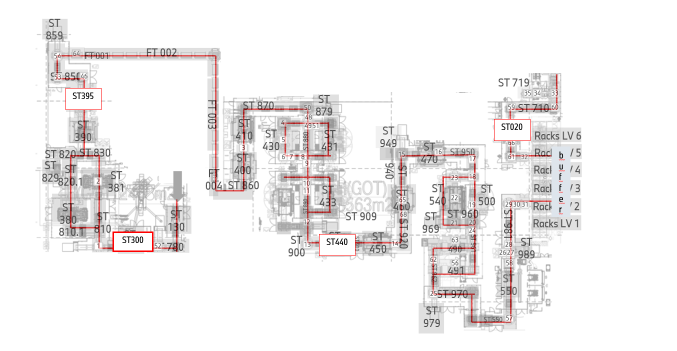
#> input picture assets/source/line_layout_paths.png, 1354 x 702 px (shown at 1/2 size)
$ python build_line_layout.py
#> lines starting #> are read from the running program, lines starting #| are printed output that depends on the picture; after the words box and inside, x2 and y2 are one past the last pixel; in counts of white or black regions, pixels touching at a corner belong together
"""Build the embedded line layout from the drawing of the conveyor path.

Run once whenever the layout drawing changes (not used by the app at runtime):

    pip install opencv-python-headless scikit-image scipy numpy pillow
    python tools/build_line_layout.py

Inputs (assets/source/):
    line_layout_paths.png   layout with the conveyor path drawn in red. White boxes with a red border carry the
                            name of a station whose label is hidden (e.g. "ST395"); the light grey-blue box with
                            the word "buffer" is the buffer.
    layout_labels.png       the same layout without the red path (any scale / crop): used to restore the drawing
                            under the red lines in the background image.

Outputs:
    assets/line_layout.png  background image (red path removed)
    line_layout_data.py     conveyor graph (nodes, edges with polylines) and the station table

Station positions: STATION_LABELS below gives the centre of every station label in line_layout_paths.png pixels.
Each station is attached to the nearest point of the drawn path (stations farther than MAX_SNAP_PX are rejected).
To add or move a station, edit STATION_LABELS and run the script again.
"""

from __future__ import annotations

import io
import pprint
import subprocess
from pathlib import Path

import cv2
import numpy as np
from PIL import Image
from scipy import ndimage as ndi
from skimage.morphology import skeletonize

ROOT = Path(__file__).resolve().parents[1]
SRC_PATHS = ROOT / "assets" / "source" / "line_layout_paths.png"
SRC_CLEAN = ROOT / "assets" / "source" / "layout_labels.png"
OUT_IMAGE = ROOT / "assets" / "line_layout.png"
OUT_DATA = ROOT / "line_layout_data.py"

MAX_SNAP_PX = 45.0
BUFFER_COLOR = (222, 229, 236)

# Centre of each station label in line_layout_paths.png (x, y) [px]. Boxes drawn by hand are found automatically.
STATION_LABELS: dict[str, tuple[float, float]] = {
    "FT001": (199, 111),
    "FT002": (333, 105),
    "FT003": (420, 225),
    "FT004": (427, 356),
    "ST850": (144, 153),
    "ST390": (166, 259),
    "ST820": (131, 312),
    "ST830": (199, 305),
    "ST829": (100, 343),
    "ST820.1": (140, 350),
    "ST381": (232, 360),
    "ST380": (137, 429),
    "ST810.1": (140, 460),
    "ST810": (205, 445),
    "ST780": (346, 494),
    "ST130": (354, 438),
    "ST870": (517, 211),
    "ST410": (488, 262),
    "ST400": (485, 323),
    "ST860": (497, 370),
    "ST430": (547, 291),
    "ST880": (612, 282),
    "ST431": (660, 278),
    "ST433": (655, 392),
    "ST890": (605, 410),
    "ST900": (593, 490),
    "ST910": (712, 485),
    "ST450": (756, 485),
    "ST920": (804, 476),
    "ST460": (803, 398),
    "ST940": (779, 341),
    "ST470": (864, 303),
    "ST950": (932, 303),
    "ST540": (876, 386),
    "ST500": (969, 388),
    "ST960": (903, 431),
    "ST961": (948, 490),
    "ST490": (910, 497),
    "ST491": (911, 535),
    "ST962": (869, 546),
    "ST970": (915, 588),
    "ST550": (1017, 566),
    "ST981": (1016, 460),
    "ST989": (1053, 494),
    "ST710": (1066, 212),
}
NAMED_PLACES = {"BUFFER": "Buffer"}  # key -> display name of places that are not numbered stations

# Flow direction: carriers enter the drawn line at FLOW_START and leave it at FLOW_END. The way between them is the
# main line; side branches that leave and rejoin it run in the same direction, except the loops listed in
# RECIRCULATION (a station on them), which carry carriers back upstream: 18 -> 19 (ST 500) -> 20 -> 21 -> ST 540
# -> 23 -> 18. Dead ends and pieces attached at one point only can be travelled both ways.
FLOW_START = "ST130"
FLOW_END = "BUFFER"
RECIRCULATION = ["ST540"]

NB8 = [(-1, -1), (-1, 0), (-1, 1), (0, -1), (0, 1), (1, -1), (1, 0), (1, 1)]


# --------------------------------------------------------------------------- #
# Image analysis
# --------------------------------------------------------------------------- #
def red_mask(rgb: np.ndarray) -> np.ndarray:
    a = rgb.astype(int)
    return (a[..., 0] - np.maximum(a[..., 1], a[..., 2])) > 30


def find_buffer(rgb: np.ndarray) -> dict:
    a = rgb.astype(int)
    m = np.all(np.abs(a - np.array(BUFFER_COLOR)) <= 4, axis=2)
    lab, n = ndi.label(m)
    sizes = ndi.sum(m, lab, range(1, n + 1))
    ys, xs = np.nonzero(lab == int(np.argmax(sizes)) + 1)
    return {"x0": int(xs.min()), "y0": int(ys.min()), "x1": int(xs.max()) + 1, "y1": int(ys.max()) + 1}


def ocr_line(gray: np.ndarray) -> str:
    im = Image.fromarray(gray)
    im = im.resize((im.width * 4, im.height * 4), Image.BICUBIC)
    buf = io.BytesIO()
    im.save(buf, format="PNG")
    out = subprocess.run(["tesseract", "stdin", "stdout", "--psm", "7"], input=buf.getvalue(), capture_output=True)
    return out.stdout.decode().strip().replace(" ", "").upper()


def find_name_boxes(rgb: np.ndarray, red: np.ndarray) -> list[dict]:
    """White boxes framed in red, with the station name written inside."""
    gray = np.asarray(Image.fromarray(rgb).convert("L"))
    inside = ndi.binary_fill_holes(red) & ~red
    lab, _n = ndi.label(inside)
    boxes = []
    for i, sl in enumerate(ndi.find_objects(lab), start=1):
        region = lab[sl] == i
        if region.sum() < 300 or (gray[sl][region] >= 245).mean() < 0.8:
            continue
        y0, y1, x0, x1 = sl[0].start, sl[0].stop, sl[1].start, sl[1].stop
        boxes.append({"key": ocr_line(gray[y0 + 3 : y1 - 3, x0 + 3 : x1 - 3]), "x0": x0, "y0": y0, "x1": x1, "y1": y1})
    return boxes


def degree(sk: np.ndarray) -> np.ndarray:
    return (ndi.convolve(sk.astype(int), np.ones((3, 3), int), mode="constant") - sk) * sk


# [100 lines left out: functions prune_spurs, skeleton_graph, not called in this run]


# --------------------------------------------------------------------------- #
# Graph editing
# --------------------------------------------------------------------------- #
def poly_len(pts) -> float:
    p = np.asarray(pts, float)
    return float(np.hypot(*np.diff(p, axis=0).T).sum()) if len(p) > 1 else 0.0


# [47 lines left out: functions project, split_edge, nearest_edge, degrees, not called in this run]


def inside(box, x, y, m):
    return box["x0"] - m <= x <= box["x1"] + m and box["y0"] - m <= y <= box["y1"] + m


# --------------------------------------------------------------------------- #
# Background image
# --------------------------------------------------------------------------- #
# [39 lines left out: function background, not called in this run]


# --------------------------------------------------------------------------- #
def main() -> None:
    rgb = np.asarray(Image.open(SRC_PATHS).convert("RGB")).copy()
    H, W = rgb.shape[:2]
#> H = 702; W = 1354
    red = red_mask(rgb)
#> in red_mask, `return (a[..., 0] - np.maximum(a[..., 1], a[..., 2])) > 30`:
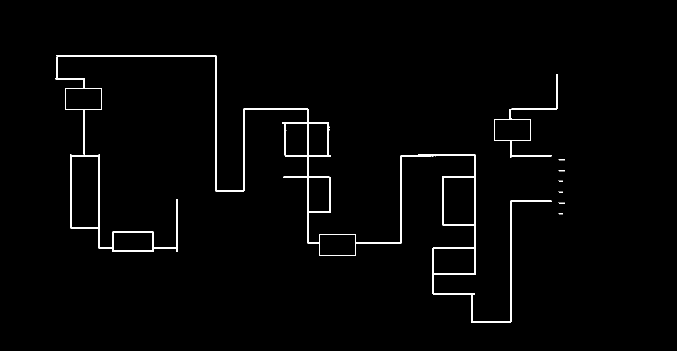
#> returned value: shape (702, 1354) bool (shown at 1/2 size); 1.6% white; 10 white regions (3 under 20 px), largest, box (x1, y1, x2, y2) and area: (113, 110, 1103, 646) 10479, (140, 309, 355, 504) 2563, (988, 148, 1115, 315) 1114
    buf = find_buffer(rgb)
#> in find_buffer, `m = np.all(np.abs(a - np.array(BUFFER_COLOR)) <= 4, axis=2)`:
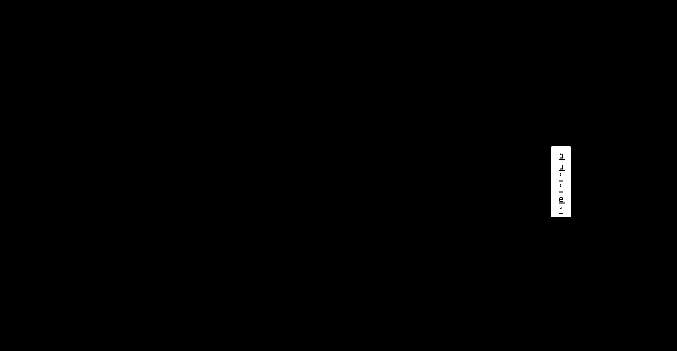
#> m: shape (702, 1354) bool (shown at 1/2 size); 0.51% white; 6 white regions (5 under 20 px), largest, box (x1, y1, x2, y2) and area: (1103, 293, 1141, 434) 4859
#> in find_buffer, `lab, n = ndi.label(m)`: lab: shape (702, 1354) int32; 13 distinct labels, from 0 to 12
#> in find_buffer, `lab, n = ndi.label(m)`: n = 12
#> in find_buffer, `sizes = ndi.sum(m, lab, range(1, n + 1))`: sizes = [4847, 15, 2, 2, 2, 2, 2, 2, 5, 2, 2, 2]
#> in find_buffer, `ys, xs = np.nonzero(lab == int(np.argmax(sizes)) + 1)`: ys = 4847 values from 293 to 433; xs = 4847 values, max 1140 at index 37, min 1103 at index 0, mean 1121.5
#> buf = {'x0': 1103, 'y0': 293, 'x1': 1141, 'y1': 434}
    boxes = find_name_boxes(rgb, red)
#> in find_name_boxes, `gray = np.asarray(Image.fromarray(rgb).convert("L"))`:
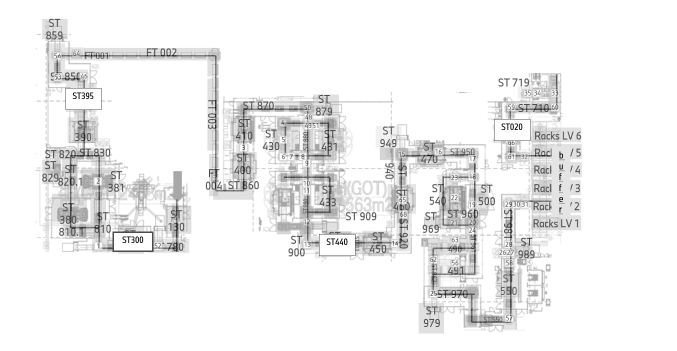
#> gray: shape (702, 1354) (shown at 1/2 size); min 0, max 255, mean 240.1
#> in find_name_boxes, `inside = ndi.binary_fill_holes(red) & ~red`:
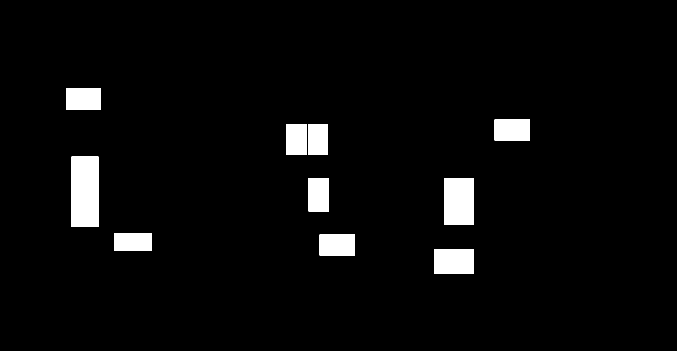
#> inside: shape (702, 1354) bool (shown at 1/2 size); 3.8% white; 10 white regions, largest, box (x1, y1, x2, y2) and area: (143, 313, 197, 454) 7614, (888, 356, 948, 449) 5580, (868, 498, 948, 547) 3920
#> in find_name_boxes, `lab, _n = ndi.label(inside)`:
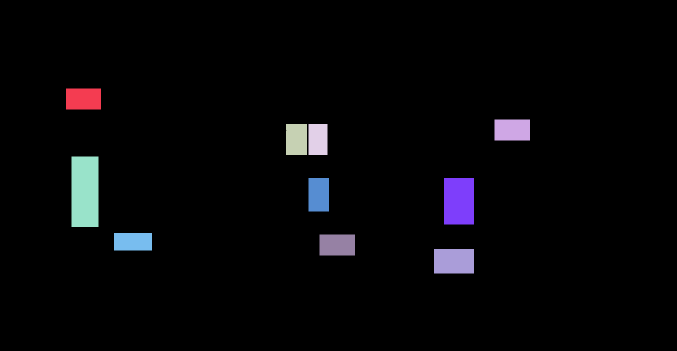
#> lab: shape (702, 1354) int32 (shown at 1/2 size); 11 distinct labels, from 0 to 10; one colour per label, 0 black
#> the loop in find_name_boxes, `for i, sl in enumerate(ndi.find_objects(lab), start=1):` made 1 pass
#> (i, y0, y1, x0, x1) on pass 1: (1, 177, 219, 132, 202)
#> pass 1, in ocr_line, `im = Image.fromarray(gray)`:
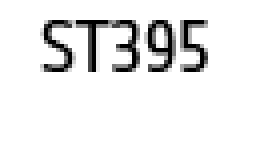
#> im: PIL image 64x36 L (shown 4 times larger); min 0, max 255, mean 233.2
#> pass 1, in ocr_line, `im = im.resize((im.width * 4, im.height * 4), Image.BICUBIC)`:
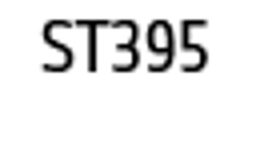
#> im: PIL image 256x144 L; min 0, max 255, mean 232.7
#> after the loop in find_name_boxes, `for i, sl in enumerate(ndi.find_objects(lab), start=1):`: boxes = []
    print("name boxes:", [b["key"] for b in boxes], "| buffer:", buf)

    path = red.copy()
    for b in boxes:
        path[max(0, b["y0"] - 6) : b["y1"] + 6, max(0, b["x0"] - 6) : b["x1"] + 6] = False
    path[buf["y0"] - 2 : buf["y1"] + 2, buf["x0"] - 2 : buf["x1"] + 2] = False
    lab, n = ndi.label(path, structure=np.ones((3, 3)))
    sizes = ndi.sum(path, lab, range(1, n + 1))
    for i, s in enumerate(sizes, start=1):
        if s < 60:
            path[lab == i] = False
    nodes, edges = skeleton_graph(prune_spurs(skeletonize(path)))
    print(f"skeleton graph: {len(nodes)} nodes, {len(edges)} edges")

    # name boxes and the buffer become nodes; line ends touching them are connected to them
    special: dict[str, int] = {}
    deg = degrees(nodes, edges)
    ends = [i for i, d in enumerate(deg) if d == 1]
    for b in boxes + [dict(buf, key="BUFFER")]:
        touching = [i for i in ends if inside(b, nodes[i][0], nodes[i][1], 10)]
        if not touching:
            print("  WARNING: nothing connects to", b["key"])
            continue
        cx, cy = 0.5 * (b["x0"] + b["x1"]), 0.5 * (b["y0"] + b["y1"])
        if b["key"] != "BUFFER":
            xs = [nodes[i][0] for i in touching]
            ys = [nodes[i][1] for i in touching]
            vertical = len(touching) > 1 and (max(ys) - min(ys)) > (max(xs) - min(xs))
            cx, cy = (float(np.mean(xs)), cy) if vertical else (cx, float(np.mean(ys)))
        nodes.append([cx, cy])
        m = len(nodes) - 1
        special[b["key"]] = m
        for i in touching:
            x, y = nodes[i]
            pts = [[x, y], [cx, y], [cx, cy]] if b["key"] == "BUFFER" else [[x, y], [cx, cy]]
            edges.append({"a": i, "b": m, "pts": pts})
        ends = [i for i in ends if i not in touching]

    # small gaps of the hand drawing: line ends close to another end or to another line
    for i in list(ends):
        x, y = nodes[i]
        others = [j for j in ends if j != i and np.hypot(nodes[j][0] - x, nodes[j][1] - y) <= 8]
        if others:
            j = others[0]
            if not any({e["a"], e["b"]} == {i, j} for e in edges):
                edges.append({"a": i, "b": j, "pts": [list(nodes[i]), list(nodes[j])]})
                print(f"  bridged line ends {i}-{j}")
            continue
        d, k, seg, pt = nearest_edge(edges, x, y, exclude_node=i)
        if k is not None and d <= 10:
            m = split_edge(nodes, edges, k, seg, pt)
            edges.append({"a": i, "b": m, "pts": [list(nodes[i]), list(nodes[m])]})
            print(f"  joined line end {i} to the line {d:.1f} px away")

    # stations: attached to the nearest point of the path
    stations: dict[str, list] = {}
    for key, m in special.items():
        stations[key] = [NAMED_PLACES.get(key, display(key)), m, 0.0]
    for key, (x, y) in STATION_LABELS.items():
        if key in stations:
            continue
        d, k, seg, pt = nearest_edge(edges, x, y)
        if d > MAX_SNAP_PX:
            print(f"  {key}: {d:.0f} px from the path, left out")
            continue
        m = split_edge(nodes, edges, k, seg, pt)
        stations[key] = [display(key), m, round(float(d), 1)]

    for e in edges:
        e["len"] = poly_len(e["pts"])
    orient_flow(nodes, edges, stations)
    deg = degrees(nodes, edges)
    print(f"final graph: {len(nodes)} nodes, {len(edges)} edges, {len(stations)} stations, "
          f"line ends: {sum(1 for d in deg if d == 1)}")

    Image.fromarray(background(rgb, red, boxes, buf)).convert("L").save(OUT_IMAGE, optimize=True)
    write_data(W, H, nodes, edges, stations)
    print("wrote", OUT_IMAGE.relative_to(ROOT), "and", OUT_DATA.relative_to(ROOT))


# [100 lines left out: functions _dijkstra, orient_flow, display, write_data, not called in this run]


if __name__ == "__main__":
    main()
#> (the call stopped at in ocr_line, `out = subprocess.run(["tesseract", "stdin", "stdout", "--psm", "7"], i..`: subprocess is not available in this run)
